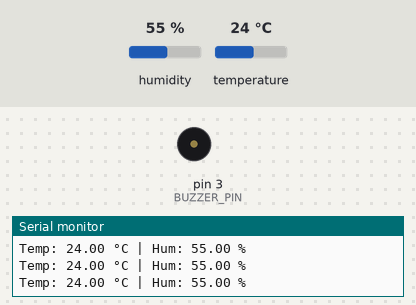
The sketch below on a simulated Arduino Uno, built with avr-gcc and run on an emulated ATmega328P. Shown: buzzer (waves = sounding, pin HIGH), the last lines printed to the serial monitor. The inputs (shaded band) are chosen by the test bench; at power-on: humidity 55 %, temperature 24 °C.

Above: at 2.8 s.
2.9 s: humidity set to 79 %
5.6 s: humidity set to 82 %
At 6.5 s:
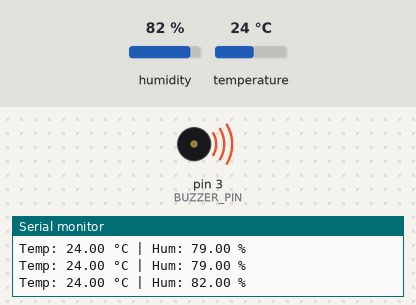
11.6 s: humidity set to 22 %
At 12.7 s:
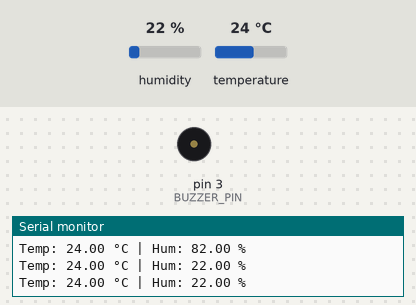
14.3 s: temperature set to 29 °C
17.4 s: temperature set to 32 °C
At 23.3 s:
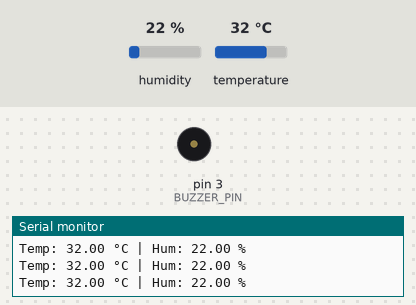
23.4 s: temperature set to 12 °C
At 24.1 s:
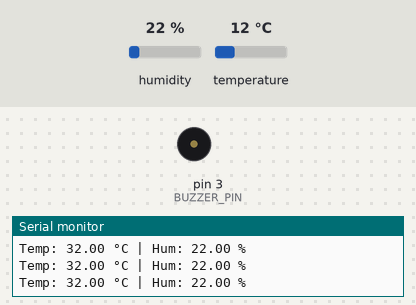
Timing chart, 0 to 26.4 s (numbered marks = the images above; inputs shaded):
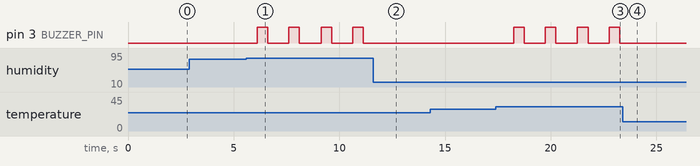

Measured:
- the behaviour switches between 80 and 81 % on humidity (found by bisection; images 0 and 1)
- the behaviour switches between 30 and 31 °C on temperature (found by bisection; images 2 and 3)
- after the input at 5.6 s, pin 3 (BUZZER_PIN): alternates HIGH for 0.50 s and LOW for 1.0 s, starting after 0.51 s
- after the input at 11.6 s, pin 3 (BUZZER_PIN): stops changing and stays LOW
- after the input at 17.4 s, pin 3 (BUZZER_PIN): alternates HIGH for 0.50 s and LOW for 1.0 s, starting after 0.84 s
- after the input at 23.4 s, pin 3 (BUZZER_PIN): stops changing and stays LOW

The sketch:

weatherr.ino
```cpp
#include <DHT.h>

#define DHTPIN 2       // DHT data pin
#define DHTTYPE DHT11  // Change to DHT22 if needed
#define BUZZER_PIN 3   // Buzzer connected to Pin 3

DHT dht(DHTPIN, DHTTYPE);

void setup() {
  Serial.begin(9600);
  dht.begin();
  pinMode(BUZZER_PIN, OUTPUT);
  Serial.println("Weather Monitor + Buzzer Ready");
}

void loop() {
  float temp = dht.readTemperature();
  float hum = dht.readHumidity();

  if (isnan(temp) || isnan(hum)) {
    Serial.println("Sensor error!");
    return;
  }

  Serial.print("Temp: ");
  Serial.print(temp);
  Serial.print(" °C | Hum: ");
  Serial.print(hum);
  Serial.println(" %");

  // Alert: Temp > 30°C or Hum > 80%
  if (temp > 30 || hum > 80) {
    digitalWrite(BUZZER_PIN, HIGH);
    delay(500);
    digitalWrite(BUZZER_PIN, LOW);
    delay(500);  // Beep pattern
  } else {
    digitalWrite(BUZZER_PIN, LOW);
  }

  delay(500);
}
```
